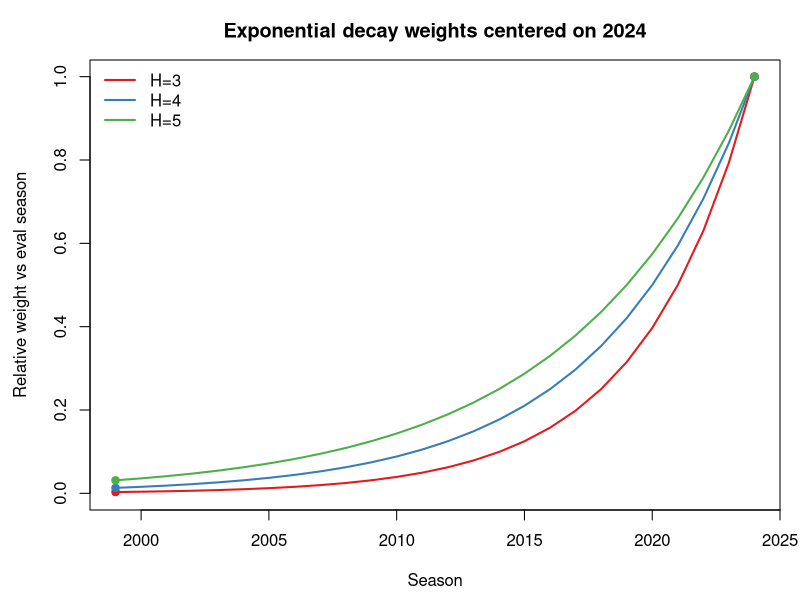

Generate this figure with R:
#!/usr/bin/env Rscript
args <- commandArgs(trailingOnly = TRUE)
out_dir <- if (length(args) >= 1) args[[1]] else "analysis/dissertation/figures/out"
dir.create(out_dir, recursive = TRUE, showWarnings = FALSE)

eval_season <- 2024
full_start <- 1999
seasons <- full_start:eval_season

exp_weight <- function(s, t, H) 0.5 ^ ((t - s) / H)

weights <- data.frame(
  season = rep(seasons, times = 3),
  H = factor(rep(c(3,4,5), each = length(seasons)))
)
weights$weight <- mapply(function(s, h) exp_weight(s, eval_season, as.numeric(as.character(h))),
                         weights$season, weights$H)

png(file.path(out_dir, "time_decay_weights.png"), width = 1000, height = 560)
par(mar = c(4.5, 4.5, 3, 1))
plot(seasons, weights$weight[weights$H==3], type = "l", lwd = 2, col = "#e41a1c",
     xlab = "Season", ylab = "Relative weight vs eval season", ylim = c(0,1),
     main = sprintf("Exponential decay weights centered on %d", eval_season))
lines(seasons, weights$weight[weights$H==4], lwd = 2, col = "#377eb8")
lines(seasons, weights$weight[weights$H==5], lwd = 2, col = "#4daf4a")
legend("topleft", legend = c("H=3", "H=4", "H=5"), lwd = 2,
       col = c("#e41a1c", "#377eb8", "#4daf4a"), bty = "n")
points(c(min(seasons), eval_season),
       c(exp_weight(min(seasons), eval_season, 3), exp_weight(eval_season, eval_season, 3)),
       pch = 19, col = "#e41a1c")
points(c(min(seasons), eval_season),
       c(exp_weight(min(seasons), eval_season, 4), exp_weight(eval_season, eval_season, 4)),
       pch = 19, col = "#377eb8")
points(c(min(seasons), eval_season),
       c(exp_weight(min(seasons), eval_season, 5), exp_weight(eval_season, eval_season, 5)),
       pch = 19, col = "#4daf4a")
dev.off()

message("Wrote ", file.path(out_dir, "time_decay_weights.png"))
